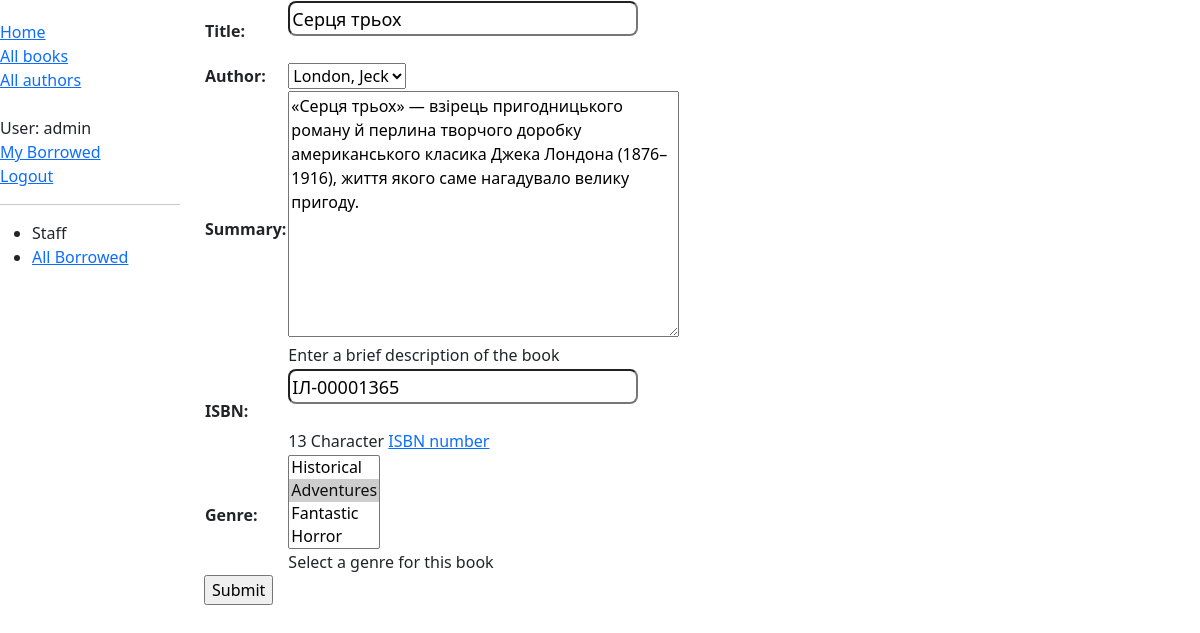
Screenshot of /catalog/book/1/update/ (signed in) with the database file from the repository.
### catalog/models.py (models this page shows, shortened)
class Book(models.Model):
    title = models.CharField(max_length=200)
    author = models.ForeignKey('Author', on_delete=models.SET_NULL, null=True)
    summary = models.TextField(max_length=1000, help_text="Enter a brief description of the book")
    isbn = models.CharField('ISBN', max_length=13, unique=True, help_text='13 Character <a href="https://www.isbn-international.org/content/what-isbn">ISBN number</a>')
    genre = models.ManyToManyField(Genre, help_text='Select a genre for this book')
    def display_genre(self):
        return ', '.join(genre.name for genre in self.genre.all()[:3])
    display_genre.short_description = 'Genre'

### catalog/views.py (the view)
# urls.py: path('book/<int:pk>/update/', views.BookUpdate.as_view(), name = 'book-update'),
class BookUpdate(PermissionRequiredMixin, UpdateView):
    model = Book
    fields = [
        'title',
        'author',
        'summary',
        'isbn',
        'genre',
    ]
    permission_required = 'catalog.can_mark_returned'

### catalog/models.py (called while the page is built)
    def __str__(self):
        return self.name

    def __str__(self):
        return f'{self.last_name}, {self.first_name}'

### catalog/templates/catalog/book_form.html (shortened to what this page needs)
{% extends "base_generic.html" %}
{% block content %}
    <form action="" method="POST">
        <table>
            {{ form.as_table }}
        </table>
        <input type="submit" value="Submit"/>
    </form>
{% endblock %}

### catalog/templates/base_generic.html (shortened to what this page needs)
<!DOCTYPE html>
<html lang="en">
<head>
    <link href="https://cdn.jsdelivr.net/npm/bootstrap@5.0.2/dist/css/bootstrap.min.css" rel="stylesheet">
    {% load static %}
    <link rel="stylesheet" href="{% static 'css/style.css' %}">
</head>
<body>
    <div class="conteiner-fluid">
        <div class="row">
            <div class="col-sm-2">
                {% block sider %}
                    <ul class="siderbar-nav">
                        <li><a href="{% url 'index' %}">Home</a></li>
                        <li><a href="{% url 'books' %}">All books</a></li>
                        <li><a href="{% url 'authors'%}">All authors</a></li>
                        <br/>
                        {% if user.is_authenticated %}
                            <li>User: {{ user.get_username }}</li>
                            <li><a href="{% url 'my-borrowed' %}">My Borrowed</a></li>
                            <li><a href="{% url 'logout' %}?next={{request.path}}">Logout</a></li>
                        {% else %}
                            <li><a href="{% url 'login' %}?next={{request.path}}">Login</a></li>
                        {% endif %}
                    </ul>
                    {% if user.is_staff %}
                        <hr/>
                        <ul class="sider-nav">
                            <li>Staff</li>
                            <li><a href= "{% url 'all-borrowed' %}">All Borrowed</a></li>
                        </ul>
                    {% endif %}
                {% endblock %}
            </div>
            <div class="col-sm-8">
                {% block content %}
                {% endblock %}
            </div>
        </div>
    </div>
</body>
</html>

### catalog/static/css/style.css (style rules this page uses)
.siderbar-nav { margin-top: 20px; padding: 0; list-style: none; }
input[type="text"], input[type="password"], input[type="email"] { width: 350px; height: 35px; font-size: 18px; margin-bottom: 25px; border-radius: 8px; padding: left; }

### rows the page displays
Book: title "Серця трьох", author "London, Jeck", summary "«Серця трьох» — взірець пригодницького роману й перлина творчого доробку американського класика Джека Лондона (1876–1916), життя якого саме нагадувало велику пригоду.", isbn "ІЛ-00001365"

### other values shown
{{ user.get_username }} "admin"
